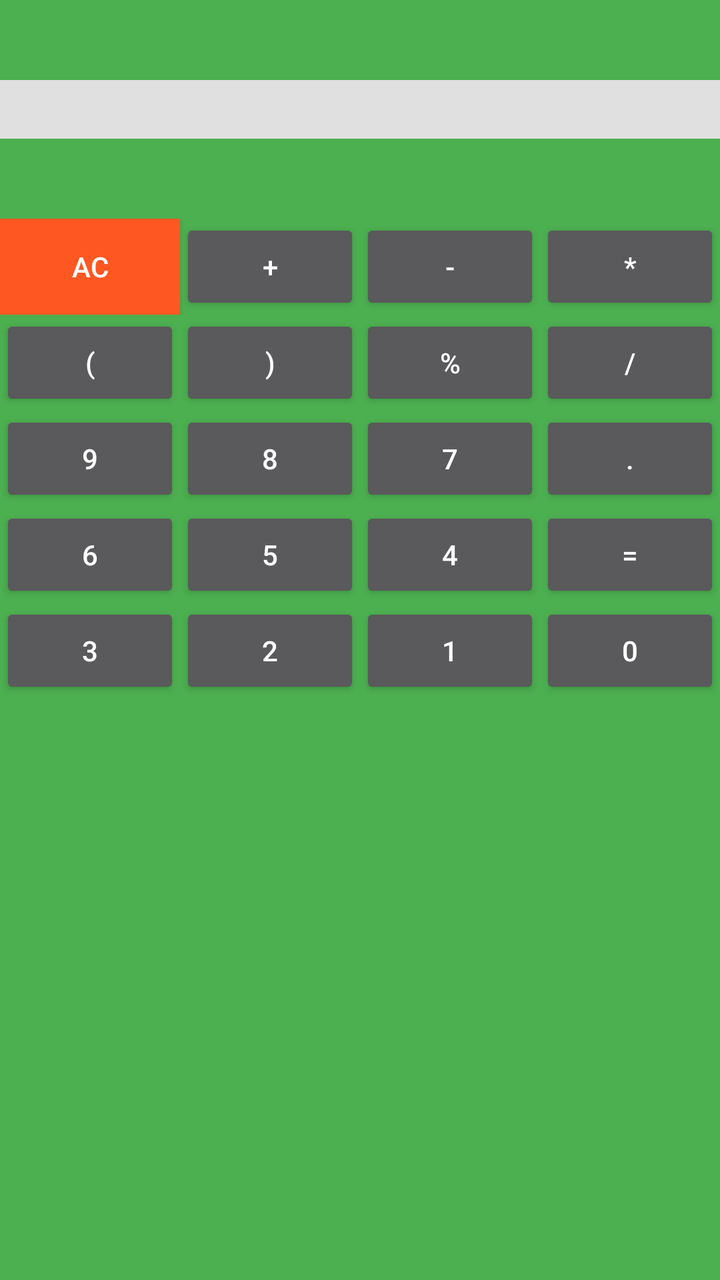
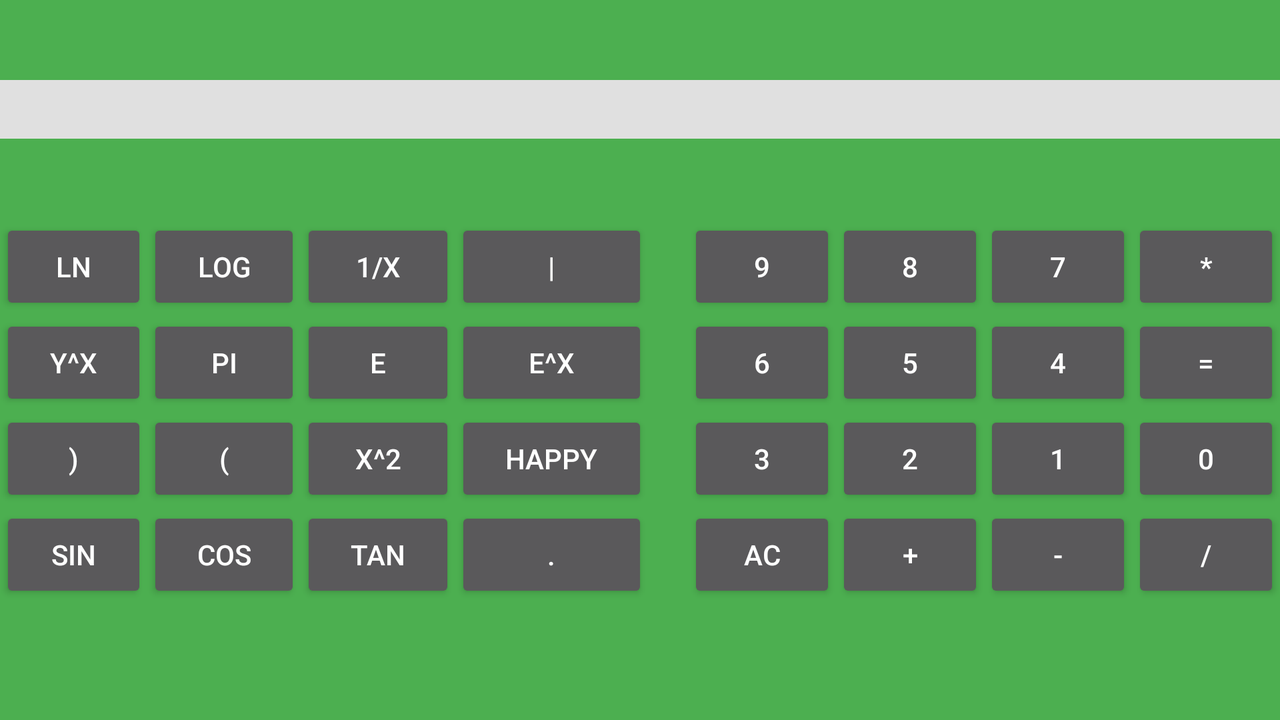

One screen, two layout resources from the same app: the default and the author's alternative for another configuration. Each is rendered where Android would select it; the XML of both is given below.
<!-- AndroidManifest.xml: application theme AppTheme -->
<!-- res/layout/activity_main.xml -->
<RelativeLayout
    xmlns:android="http://schemas.android.com/apk/res/android"
    android:layout_width="match_parent"
    android:layout_height="match_parent"
    android:background="#4CAF50"  >

    <TextView
        android:layout_width="match_parent"
        android:layout_height="wrap_content"
        android:id="@+id/enter_numbers"
        android:textAppearance="?android:attr/textAppearanceLarge"
        android:background="#E0E0E0"
        android:gravity="right"
        android:maxLength="13"
        android:layout_marginTop="40dp"/>

    <TableLayout
        android:layout_width="match_parent"
        android:layout_height="wrap_content"
        android:layout_gravity ="center"
        android:background="#4CAF50"
        android:id="@+id/table"
        android:gravity="center"
        android:layout_below="@+id/enter_numbers"
        android:layout_marginTop="40dp">

        <TableRow
            android:layout_width="fill_parent"
            android:layout_height="fill_parent"
            android:gravity="center"
            android:layout_gravity ="center">

            <Button
                android:layout_width="wrap_content"
                android:layout_height="wrap_content"
                android:text="@string/AC"
                android:id="@+id/AC"
                android:layout_column="5"
                android:background="#FF5722"
                android:layout_weight="1"/>

            <Button
                android:layout_width="wrap_content"
                android:layout_height="wrap_content"
                android:text="@string/sum"
                android:id="@+id/sum"
                android:layout_column="8"
                android:layout_weight="1"/>



            <Button
                android:layout_width="wrap_content"
                android:layout_height="wrap_content"
                android:text="@string/subtraction"
                android:id="@+id/subtraction"
                android:layout_column="12"
                android:layout_weight="1"/>

            <Button
                android:layout_width="wrap_content"
                android:layout_height="wrap_content"
                android:text="@string/multiplication"
                android:id="@+id/multiplication"
                android:layout_column="5"
                android:layout_weight="1"/>

        </TableRow>

        <TableRow
            android:layout_width="fill_parent"
            android:layout_height="fill_parent"
            android:gravity="center"
            android:layout_gravity ="center">

            <Button
                android:layout_width="wrap_content"
                android:layout_height="wrap_content"
                android:text="@string/open_parenthesis"
                android:id="@+id/open_parenthesis"
                android:layout_column="5"
                android:layout_weight="1"/>


            <Button
                android:layout_width="wrap_content"
                android:layout_height="wrap_content"
                android:text="@string/closed_parenthesis"
                android:id="@+id/closed_parenthesis"
                android:layout_column="8"
                android:layout_weight="1"/>


            <Button
                android:layout_width="wrap_content"
                android:layout_height="wrap_content"
                android:text="@string/button_per_cent"
                android:id="@+id/button_per_cent"
                android:layout_column="12"
                android:layout_weight="1"/>

            <Button
                android:layout_width="wrap_content"
                android:layout_height="wrap_content"
                android:text="@string/division"
                android:id="@+id/division"
                android:layout_column="5"
                android:layout_weight="1"/>

        </TableRow>


        <TableRow
            android:layout_width="fill_parent"
            android:layout_height="fill_parent"
            android:gravity="center"
            android:layout_gravity ="center">

            <Button
                android:layout_width="wrap_content"
                android:layout_height="wrap_content"
                android:text="@string/b9"
                android:id="@+id/button_9"
                android:layout_column="5"
                android:layout_weight="1"/>


            <Button
                android:layout_width="wrap_content"
                android:layout_height="wrap_content"
                android:text="@string/b8"
                android:id="@+id/button_8"
                android:layout_column="8"
                android:layout_weight="1"/>


            <Button
                android:layout_width="wrap_content"
                android:layout_height="wrap_content"
                android:text="@string/b7"
                android:id="@+id/button_7"
                android:layout_column="12"
                android:layout_weight="1"/>

            <Button
                android:layout_width="wrap_content"
                android:layout_height="wrap_content"
                android:text="@string/bDot"
                android:id="@+id/button_dot"
                android:layout_column="5"
                android:layout_weight="1"/>

        </TableRow>

        <TableRow
            android:layout_width="fill_parent"
            android:layout_height="fill_parent"
            android:gravity="center"
            android:layout_gravity ="center">

            <Button
                android:layout_width="wrap_content"
                android:layout_height="wrap_content"
                android:text="@string/b6"
                android:id="@+id/button_6"
                android:layout_column="5"
                android:layout_weight="1"/>


            <Button
                android:layout_width="wrap_content"
                android:layout_height="wrap_content"
                android:text="@string/b5"
                android:id="@+id/button_5"
                android:layout_column="8"
                android:layout_weight="1"/>


            <Button
                android:layout_width="wrap_content"
                android:layout_height="wrap_content"
                android:text="@string/b4"
                android:id="@+id/button_4"
                android:layout_column="12"
                android:layout_weight="1"/>

            <Button
                android:layout_width="wrap_content"
                android:layout_height="wrap_content"
                android:text="@string/equal"
                android:id="@+id/b_equal"
                android:layout_column="5"
                android:layout_weight="1"/>

        </TableRow>

        <TableRow
            android:layout_width="fill_parent"
            android:layout_height="fill_parent"
            android:gravity="center"
            android:layout_gravity ="center">

            <Button
                android:layout_width="wrap_content"
                android:layout_height="wrap_content"
                android:text="@string/b3"
                android:id="@+id/button_3"
                android:layout_column="5"
                android:layout_weight="1"/>


            <Button
                android:layout_width="wrap_content"
                android:layout_height="wrap_content"
                android:text="@string/b2"
                android:id="@+id/button_2"
                android:layout_column="8"
                android:layout_weight="1"/>


            <Button
                android:layout_width="wrap_content"
                android:layout_height="wrap_content"
                android:text="@string/b1"
                android:id="@+id/button_1"
                android:layout_column="12"
                android:layout_weight="1"/>

            <Button
                android:layout_width="wrap_content"
                android:layout_height="wrap_content"
                android:text="@string/b0"
                android:id="@+id/button_0"
                android:layout_column="5"
                android:layout_weight="1"/>

        </TableRow>

    </TableLayout>

</RelativeLayout>
<!-- resources referenced by this layout -->
<resources>
  <string name="AC">AC</string>
  <string name="b0">0</string>
  <string name="b1">1</string>
  <string name="b2">2</string>
  <string name="b3">3</string>
  <string name="b4">4</string>
  <string name="b5">5</string>
  <string name="b6">6</string>
  <string name="b7">7</string>
  <string name="b8">8</string>
  <string name="b9">9</string>
  <string name="bDot">.</string>
  <string name="button_per_cent">%</string>
  <string name="closed_parenthesis">)</string>
  <string name="division">/</string>
  <string name="equal">=</string>
  <string name="multiplication">*</string>
  <string name="open_parenthesis">(</string>
  <string name="subtraction">-</string>
  <string name="sum">+</string>
  <style name="AppTheme" parent="style/AppThemeDark" />
</resources>
<!-- res/layout-land/activity_main.xml (the author's variant of the layout above) -->
<!-- drawn on the phone turned sideways -->
<RelativeLayout xmlns:android="http://schemas.android.com/apk/res/android"
    android:layout_width="match_parent"
    android:layout_height="match_parent"
    android:background="#4CAF50" >


    <TextView
        android:id="@+id/enter_numbers"
        android:layout_width="match_parent"
        android:layout_height="wrap_content"
        android:textAppearance="?android:attr/textAppearanceLarge"
        android:gravity="right"
        android:maxLength="13"
        android:background="#E0E0E0"
        android:layout_marginTop="40dp"/>


    <TableLayout
        android:id="@+id/table"
        android:layout_width="match_parent"
        android:layout_height="wrap_content"
        android:gravity="center"
        android:layout_gravity ="center"
        android:background="#4CAF50"
        android:layout_below="@+id/enter_numbers"
        android:layout_marginTop="40dp">

        <TableRow
            android:layout_width="fill_parent"
            android:layout_height="fill_parent"
            android:layout_gravity="center"
            android:gravity="center">

            <Button
                android:id="@+id/b_ln"
                style="?android:attr/buttonStyleSmall"
                android:layout_width="wrap_content"
                android:layout_height="wrap_content"
                android:text="@string/ln"
                android:layout_column="0"
                android:layout_weight="1"/>

            <Button
                android:id="@+id/button_log"
                style="?android:attr/buttonStyleSmall"
                android:layout_width="wrap_content"
                android:layout_height="wrap_content"
                android:text="@string/log"
                android:layout_column="1"
                android:layout_weight="1"/>


            <Button
                android:id="@+id/button_1_divide_x"
                style="?android:attr/buttonStyleSmall"
                android:layout_width="wrap_content"
                android:layout_height="wrap_content"
                android:text="@string/one_division_x"
                android:layout_column="2"
                android:layout_weight="1"/>

            <Button
                android:id="@+id/button_abs"
                style="?android:attr/buttonStyleSmall"
                android:layout_width="wrap_content"
                android:layout_height="wrap_content"
                android:text="@string/abs"
                android:layout_weight="1"
                android:layout_column="3"
                android:layout_marginRight="20dp"/>



            <Button
                android:id="@+id/button_9"
                style="?android:attr/buttonStyleSmall"
                android:layout_width="wrap_content"
                android:layout_height="wrap_content"
                android:text="@string/b9"
                android:layout_column="4"
                android:layout_weight="1"/>


            <Button
                android:id="@+id/button_8"
                style="?android:attr/buttonStyleSmall"
                android:layout_width="wrap_content"
                android:layout_height="wrap_content"
                android:text="@string/b8"
                android:layout_column="5"
                android:layout_weight="1"/>

            <Button
                android:id="@+id/button_7"
                style="?android:attr/buttonStyleSmall"
                android:layout_width="wrap_content"
                android:layout_height="wrap_content"
                android:text="@string/b7"
                android:layout_column="6"
                android:layout_weight="1"/>


            <Button
                android:id="@+id/multiplication"
                style="?android:attr/buttonStyleSmall"
                android:layout_width="wrap_content"
                android:layout_height="wrap_content"
                android:text="@string/multiplication"
                android:layout_column="7"
                android:layout_weight="1"/>

        </TableRow>

        <TableRow
            android:layout_width="fill_parent"
            android:layout_height="fill_parent"
            android:layout_gravity="center"
            android:gravity="center">

            <Button
                android:id="@+id/button_y_pow_x"
                style="?android:attr/buttonStyleSmall"
                android:layout_width="wrap_content"
                android:layout_height="wrap_content"
                android:text="@string/y_pow_x"
                android:layout_column="0"
                android:layout_weight="1"/>

            <Button
                android:id="@+id/button_PI"
                style="?android:attr/buttonStyleSmall"
                android:layout_width="wrap_content"
                android:layout_height="wrap_content"
                android:text="@string/PI"
                android:layout_column="1"
                android:layout_weight="1"/>


            <Button
                android:id="@+id/button_E"
                style="?android:attr/buttonStyleSmall"
                android:layout_width="wrap_content"
                android:layout_height="wrap_content"
                android:text="@string/E"
                android:layout_column="2"
                android:layout_weight="1"/>

            <Button
                android:id="@+id/button_e_pow_x"
                style="?android:attr/buttonStyleSmall"
                android:layout_width="wrap_content"
                android:layout_height="wrap_content"
                android:text="@string/e_pow_x"
                android:layout_weight="1"
                android:layout_column="3"
                android:layout_marginRight="20dp"/>



            <Button
                android:id="@+id/button_6"
                style="?android:attr/buttonStyleSmall"
                android:layout_width="wrap_content"
                android:layout_height="wrap_content"
                android:text="@string/b6"
                android:layout_column="4"
                android:layout_weight="1"/>


            <Button
                android:id="@+id/button_5"
                style="?android:attr/buttonStyleSmall"
                android:layout_width="wrap_content"
                android:layout_height="wrap_content"
                android:text="@string/b5"
                android:layout_column="5"
                android:layout_weight="1"/>

            <Button
                android:id="@+id/button_4"
                style="?android:attr/buttonStyleSmall"
                android:layout_width="wrap_content"
                android:layout_height="wrap_content"
                android:text="@string/b4"
                android:layout_column="6"
                android:layout_weight="1"/>


            <Button
                android:id="@+id/b_equal"
                style="?android:attr/buttonStyleSmall"
                android:layout_width="wrap_content"
                android:layout_height="wrap_content"
                android:text="@string/equal"
                android:layout_column="7"
                android:layout_weight="1"/>

        </TableRow>

        <TableRow
            android:layout_width="fill_parent"
            android:layout_height="fill_parent"
            android:layout_gravity="center"
            android:gravity="center">


            <Button
                android:id="@+id/closed_parenthesis"
                style="?android:attr/buttonStyleSmall"
                android:layout_width="wrap_content"
                android:layout_height="wrap_content"
                android:text="@string/closed_parenthesis"
                android:layout_column="0"
                android:layout_weight="1"/>

            <Button
                android:id="@+id/open_parenthesis"
                style="?android:attr/buttonStyleSmall"
                android:layout_width="wrap_content"
                android:layout_height="wrap_content"
                android:text="@string/open_parenthesis"
                android:layout_column="1"
                android:layout_weight="1"/>


            <Button
                android:id="@+id/button_x_pow_2"
                style="?android:attr/buttonStyleSmall"
                android:layout_width="wrap_content"
                android:layout_height="wrap_content"
                android:layout_column="2"
                android:text="x^2"
                android:layout_weight="1"/>

            <Button
                android:id="@+id/button_happy"
                style="?android:attr/buttonStyleSmall"
                android:layout_width="wrap_content"
                android:layout_height="wrap_content"
                android:text="Happy"
                android:layout_column="3"
                android:layout_marginRight="20dp"
                android:layout_weight="1"/>



            <Button
                android:id="@+id/button_3"
                style="?android:attr/buttonStyleSmall"
                android:layout_width="wrap_content"
                android:layout_height="wrap_content"
                android:text="@string/b3"
                android:layout_column="4"
                android:layout_weight="1"/>


            <Button
                android:id="@+id/button_2"
                style="?android:attr/buttonStyleSmall"
                android:layout_width="wrap_content"
                android:layout_height="wrap_content"
                android:text="@string/b2"
                android:layout_column="5"
                android:layout_weight="1"/>

            <Button
                android:id="@+id/button_1"
                style="?android:attr/buttonStyleSmall"
                android:layout_width="wrap_content"
                android:layout_height="wrap_content"
                android:text="@string/b1"
                android:layout_column="6"
                android:layout_weight="1"/>


            <Button
                android:id="@+id/button_0"
                style="?android:attr/buttonStyleSmall"
                android:layout_width="wrap_content"
                android:layout_height="wrap_content"
                android:text="@string/b0"
                android:layout_column="7"
                android:layout_weight="1"/>

        </TableRow>

        <TableRow
            android:layout_width="fill_parent"
            android:layout_height="fill_parent"
            android:layout_gravity="center"
            android:gravity="center">

            <Button
                android:id="@+id/sin"
                style="?android:attr/buttonStyleSmall"
                android:layout_width="wrap_content"
                android:layout_height="wrap_content"
                android:text="@string/sin"
                android:layout_column="0"
                android:layout_weight="1"/>

            <Button
                android:id="@+id/cos"
                style="?android:attr/buttonStyleSmall"
                android:layout_width="wrap_content"
                android:layout_height="wrap_content"
                android:text="@string/cos"
                android:layout_column="1"
                android:layout_weight="1"/>


            <Button
                android:id="@+id/tan"
                style="?android:attr/buttonStyleSmall"
                android:layout_width="wrap_content"
                android:layout_height="wrap_content"
                android:text="@string/tan"
                android:layout_column="2"
                android:layout_weight="1"/>

            <Button
                android:id="@+id/button_dot"
                style="?android:attr/buttonStyleSmall"
                android:layout_width="wrap_content"
                android:layout_height="wrap_content"
                android:text="@string/bDot"
                android:layout_weight="1"
                android:layout_column="3"
                android:layout_marginRight="20dp"/>



            <Button
                android:id="@+id/AC"
                style="?android:attr/buttonStyleSmall"
                android:layout_width="wrap_content"
                android:layout_height="wrap_content"
                android:text="@string/AC"
                android:layout_column="4"
                android:layout_weight="1"/>


            <Button
                android:id="@+id/sum"
                style="?android:attr/buttonStyleSmall"
                android:layout_width="wrap_content"
                android:layout_height="wrap_content"
                android:text="@string/sum"
                android:layout_column="5"
                android:layout_weight="1"/>

            <Button
                android:id="@+id/subtraction"
                style="?android:attr/buttonStyleSmall"
                android:layout_width="wrap_content"
                android:layout_height="wrap_content"
                android:text="@string/subtraction"
                android:layout_column="6"
                android:layout_weight="1"/>


            <Button
                android:id="@+id/division"
                style="?android:attr/buttonStyleSmall"
                android:layout_width="wrap_content"
                android:layout_height="wrap_content"
                android:text="@string/division"
                android:layout_column="7"
                android:layout_weight="1"/>

        </TableRow>

    </TableLayout>

</RelativeLayout>
<!-- resources referenced by the variant -->
<!-- as the phone turned sideways resolves them -->
<resources>
  <string name="AC">AC</string>
  <string name="E">E</string>
  <string name="PI">PI</string>
  <string name="abs">|</string>
  <string name="b0">0</string>
  <string name="b1">1</string>
  <string name="b2">2</string>
  <string name="b3">3</string>
  <string name="b4">4</string>
  <string name="b5">5</string>
  <string name="b6">6</string>
  <string name="b7">7</string>
  <string name="b8">8</string>
  <string name="b9">9</string>
  <string name="bDot">.</string>
  <string name="closed_parenthesis">)</string>
  <string name="cos">cos</string>
  <string name="division">/</string>
  <string name="e_pow_x">e^x</string>
  <string name="equal">=</string>
  <string name="ln">LN</string>
  <string name="log">LOG</string>
  <string name="multiplication">*</string>
  <string name="one_division_x">1/x</string>
  <string name="open_parenthesis">(</string>
  <string name="sin">sin</string>
  <string name="subtraction">-</string>
  <string name="sum">+</string>
  <string name="tan">tan</string>
  <string name="y_pow_x">y^x</string>
  <style name="AppTheme" parent="style/AppThemeDark" />
</resources>
